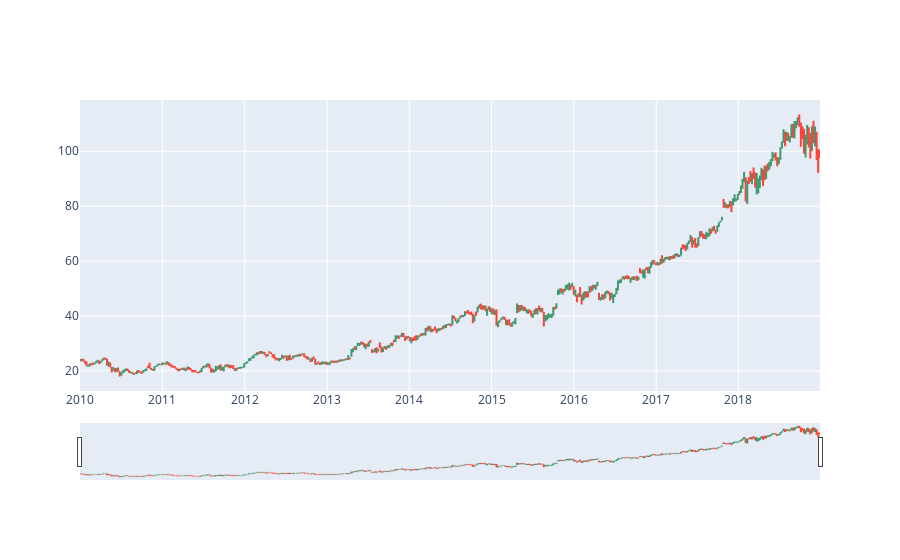

Notebook source saved alongside this figure:
### Code cell
import plotly.graph_objects as go

df = msft_ohlc_df
fig = go.Figure(data=go.Ohlc(x=df.index,
                    open=df['Open'],
                    high=df['High'],
                    low=df['Low'],
                    close=df['Close']))
fig

### Figure 1 — Plotly figure (JSON) as saved in the notebook; plotly's stock layout.template omitted (floating-point values rounded to 4 significant figures; data arrays with more than 128 entries replaced by an {"elided": "..."} marker saying what was removed)
{"data": [{"close": {"elided": "506 float values"}, "high": {"elided": "506 float values"}, "low": {"elided": "506 float values"}, "open": {"elided": "506 float values"}, "type": "ohlc", "x": {"elided": "506 str values"}}], "layout": {}}
